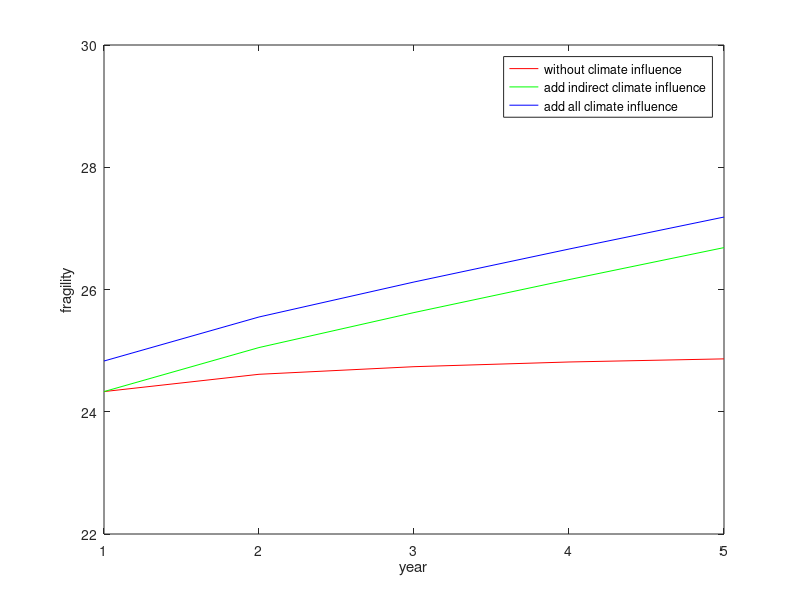

MATLAB code to generate this figure:
factors=[7.10; 5.90; 5.53; 5.80];
K=[1/2 0 1/3 1/6; 0 2/3 1/6 1/6; 1/2 0 3/8 1/8; 1/4 1/4 1/4 1/4];
KC=[1/8; 0; 1/2; 1/4];
C=0.5;
year=5;
X=zeros(year);
Y1=zeros(year);
Y2=zeros(year);
Y3=zeros(year);


for i=1:year
    X(i)=i;
    Y1(i)=sum(factors);
    factors=K*factors;    
end    
p1=plot(X, Y1, 'r');
axis([1 year 22 30]);
hold on

factors=[7.10; 5.90; 5.53; 5.80];
for i=1:year
%    C=rand(1)*2-1;
    X(i)=i;
    Y2(i)=sum(factors);
    factors=K*factors+KC*C;    
end    
p2=plot(X, Y2, 'g');
axis([1 year 22 30]);
hold on

factors=[7.10; 5.90; 5.53; 5.80];
for i=1:year
%    C=rand(1)*2-1;
    X(i)=i;
    Y3(i)=sum(factors)+C;
    factors=K*factors+KC*C;    
end    
p3=plot(X, Y3, 'b');
axis([1 year 22 30]);
hold off
xlabel('year');
ylabel('fragility');
legend([p1(1), p2(2), p3(3)],'without climate influence',
'add indirect climate influence','add all climate influence');

